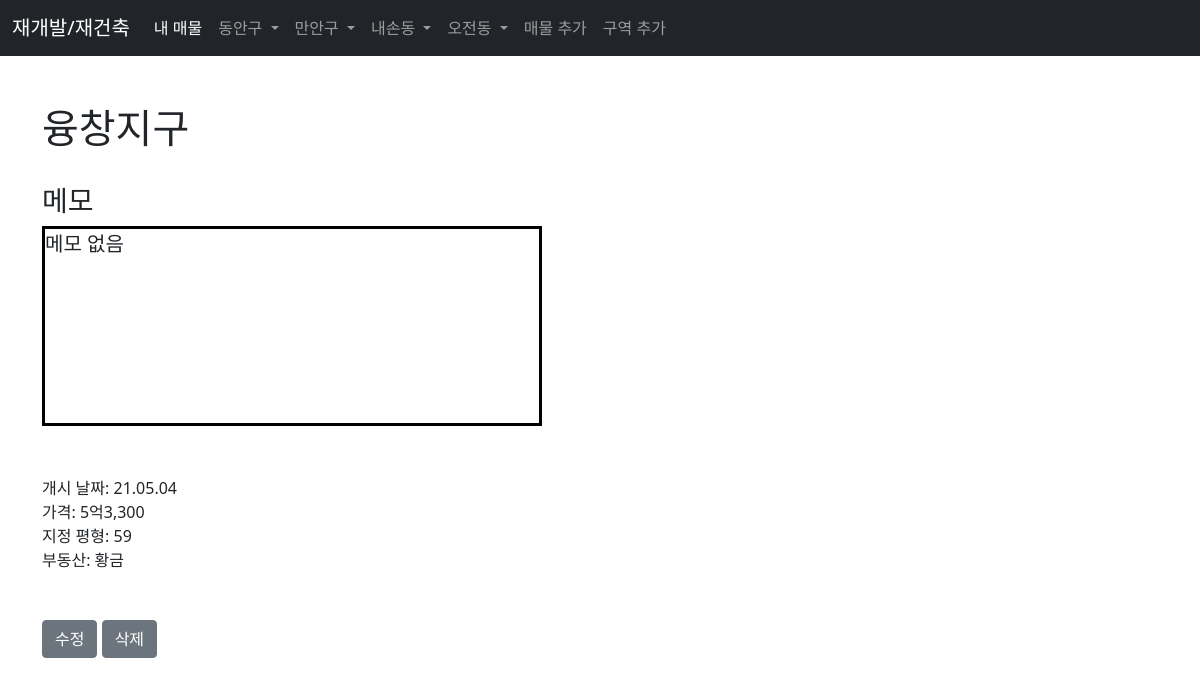
/article/14, run on the app's committed database.
### manageApp/models.py (models this page shows, shortened)
class Post(models.Model):
    district= models.CharField(max_length=255)
    price = models.CharField(max_length=255)
    area = models.CharField(max_length=255)
    owner = models.CharField(max_length=255)
    date = models.CharField(max_length=255)
    memo = models.TextField(default="메모 없음")

### manageApp/views.py (the view)
# urls.py: path('article/<int:pk>', DetailView.as_view(), name="detail"),
class DetailView(DetailView):
    model = Post
    template_name = 'detail.html'

### manageApp/templates/detail.html
{% extends 'base.html' %}
{% block content %}
{% load static %}
<link href="{% static 'detail.css' %}" rel="stylesheet">
<br>
<h1>{{ post.district }} </h1>
<br>
<h3>메모</h3>
<div class="memo">
    {{ post.memo }}
</div>
<div>
    개시 날짜: {{ post.date }}<br>
    가격: {{ post.price }}<br>
    지정 평형: {{ post.area }} <br>
    부동산: {{ post.owner }}
</div>
<br><br>
<a href="{% url 'edit_post' post.pk %}" class="btn btn-secondary">수정</a>
<a href="{% url 'delete_post' post.pk %}" class="btn btn-secondary" >삭제</a>
{% endblock %}

### manageApp/static/detail.css (style rules this page uses)
.memo { border: solid 3px black; font-size: 20px; width: 500px; height: 200px; margin-bottom: 50px; }

### data on the page
Post: district "융창지구", memo "메모 없음", date "21.05.04", price "5억3,300", area "59", owner "황금"
